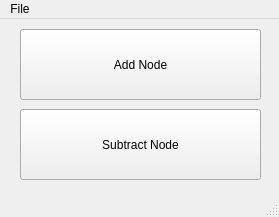
<?xml version="1.0" encoding="UTF-8"?>
<ui version="4.0">
 <class>MainWindow</class>
 <widget class="QMainWindow" name="MainWindow">
  <property name="geometry">
   <rect>
    <x>0</x>
    <y>0</y>
    <width>279</width>
    <height>217</height>
   </rect>
  </property>
  <property name="windowTitle">
   <string>Add Nodes</string>
  </property>
  <widget class="QWidget" name="centralwidget">
   <widget class="QPushButton" name="addAddNode">
    <property name="geometry">
     <rect>
      <x>20</x>
      <y>10</y>
      <width>241</width>
      <height>71</height>
     </rect>
    </property>
    <property name="text">
     <string>Add Node</string>
    </property>
   </widget>
   <widget class="QPushButton" name="addSubNode">
    <property name="geometry">
     <rect>
      <x>20</x>
      <y>90</y>
      <width>241</width>
      <height>71</height>
     </rect>
    </property>
    <property name="text">
     <string>Subtract Node</string>
    </property>
   </widget>
  </widget>
  <widget class="QMenuBar" name="menubar">
   <property name="geometry">
    <rect>
     <x>0</x>
     <y>0</y>
     <width>279</width>
     <height>21</height>
    </rect>
   </property>
   <widget class="QMenu" name="menuFile">
    <property name="title">
     <string>File</string>
    </property>
    <addaction name="actionExit"/>
   </widget>
   <addaction name="menuFile"/>
  </widget>
  <widget class="QStatusBar" name="statusbar"/>
  <action name="actionExit">
   <property name="text">
    <string>Exit</string>
   </property>
  </action>
 </widget>
 <resources/>
 <connections/>
</ui>
